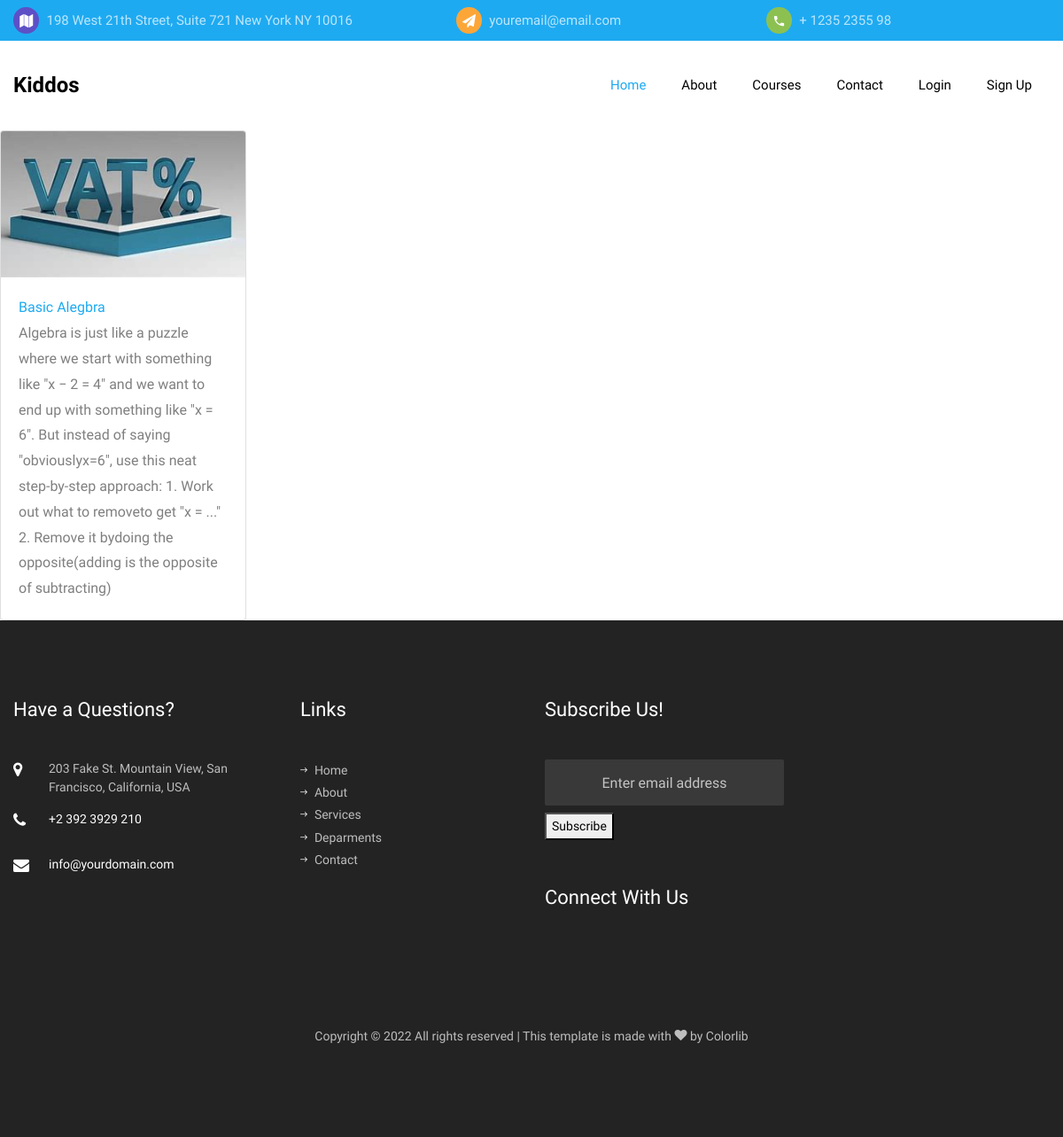
The page /courses/math on the database its author committed.
### courses/models.py (models this page shows, shortened)
class Courses(models.Model):
    title = models.CharField(max_length=30)
    overview = models.TextField()
    timestamp = models.DateTimeField(auto_now_add=True)
    comment_count = models.IntegerField(default=0)
    author = models.ForeignKey(Author, on_delete=models.CASCADE)
    content = HTMLField()
    thumbnail = models.ImageField()
    categories = models.ManyToManyField(Category)
    def get_absolute_url(self):
        return reverse('course_detail', kwargs={
            'course_id' : self.id
        })

### courses/views.py (the view)
# urls.py: path('courses/math', views.Math, name="math"),
def Math(request):
    course_list = Courses.objects.filter(categories__title = 'Math')
    context = {
        'course_list': course_list
    }
    return render(request, 'math.html', context)

### templates/math.html
{% extends 'base.html' %} {% block content %}
<div class="row">
    {% for course in course_list %}
    <div class="col-md-3">
        <div class="card">
            <img src="{{ course.thumbnail.url }}" class="card-img-top" alt="...">
            <div class="card-body">
                <a href="{{ course.get_absolute_url }}" h5 class="card-title">{{ course.title }}</h5></a>
                <p class="card-text">{{ course.overview }}</p>
            </div>
        </div>
    </div>
    {% endfor %}
</div>
{% endblock content %}

### rows shown on the page
Courses: thumbnail (picture), title "Basic Alegbra", overview "Algebra is just like a puzzle where we start with something like \"x − 2 = 4\" and we want to end up with something like \"x = 6\". But instead of saying \"obviouslyx=6\", use this neat step-by-step approach: 1. Work out what to removeto get \"x = ...\" 2. Remove it bydoing the opposite(adding is the opposite of subtracting)"
